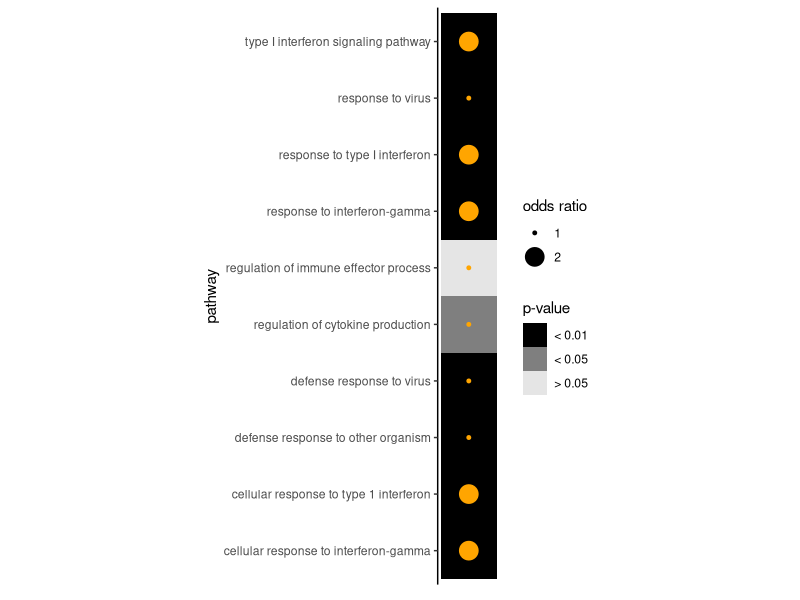
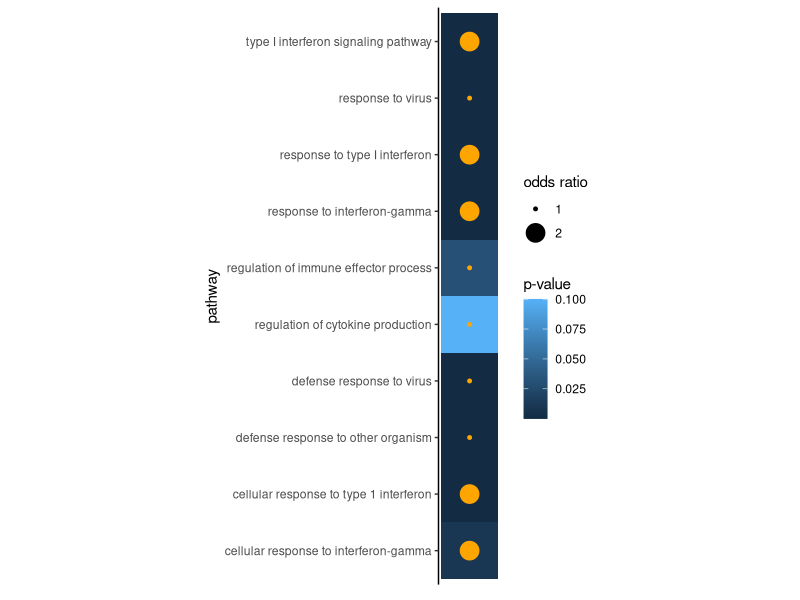

Generate these figures, in order, with R:
## ---- chunk 1
library(tidyverse)
knitr::opts_chunk$set(echo = TRUE)
## ---- chunk 2
# make dummy data table
# made a dummy variable where everything equals 1, so I could get everything to line up in one column when plotting
path_table <- tibble(pathway = c('defense response to other organism', 'cellular response to type 1 interferon', 'type I interferon signaling pathway', 'response to type I interferon', 'defense response to virus', 'response to virus', 'response to interferon-gamma', 'cellular response to interferon-gamma', 'regulation of immune effector process', 'regulation of cytokine production'), p_value = c(0.0000000001, 0.000000003, 0.00000001, 0.00000003, 0.00000009, 0.0000001, 0.000001, 0.01, 0.03, 0.1), odds_ratio = c(1, 2, 2, 2, 1, 1, 2, 2, 1, 1), dummy_var = rep(1, 10))
## ---- chunk 3
# plot reproduced almost exactly
path_table %>% mutate(p_value_bins = ifelse(p_value > 0.05, 'ns', ifelse((p_value <= 0.05 & p_value > 0.01), 'sig', 'high_sig'))) %>% # added labels to p-values, so I could restrict the number of colors used and bin the p-values like in the original figure
  ggplot(aes(x = dummy_var, y = pathway)) + # used the dummy variable for x so everything lines up vertically
  geom_tile(aes(fill = p_value_bins)) + # geom_tile makes the background colored tiles
  geom_point(aes(size = odds_ratio, color = 'placeholder')) + # It doesn't matter what value you give color; as long as you supply one value they'll all be the default ggplot coral (that is changed to orange later in the code)
  scale_x_continuous(name = element_blank(), breaks = NULL) + # removes x axis name and axis tick marks
  scale_color_manual(guide = FALSE, values = c('orange')) + # removes the color legend and makes the dots orange
  scale_fill_manual(name = 'p-value', 
                    labels = c('< 0.01', '< 0.05', '> 0.05'), 
                    values = c('gray0', 'gray50', 'gray90')) +
  scale_size_continuous(name = 'odds ratio', breaks = c(1,2), labels = c(1, 2)) +
  theme_classic() +
  coord_fixed() # makes the tiles square
## ---- chunk 4
# messing around with variations
path_table %>% mutate(p_value_bins = ifelse(p_value > 0.05, 'ns', ifelse((p_value <= 0.05 & p_value > 0.01), 'sig', 'high_sig'))) %>% 
  ggplot(aes(x = dummy_var, y = pathway)) + 
  geom_tile(aes(fill = p_value)) +
  geom_point(aes(size = odds_ratio, color = 'placeholder')) +
  scale_x_continuous(name = element_blank(), breaks = NULL) +
  scale_color_manual(guide = FALSE, values = c('orange')) +
  scale_fill_continuous(name = 'p-value') +
#                    labels = c('< 0.01', '< 0.05', '> 0.05'), 
#                    values = c('gray0', 'gray50', 'gray90')) +
  scale_size_continuous(name = 'odds ratio', breaks = c(1,2), labels = c(1, 2)) +
  theme_classic() +
  coord_fixed()
  NULL
